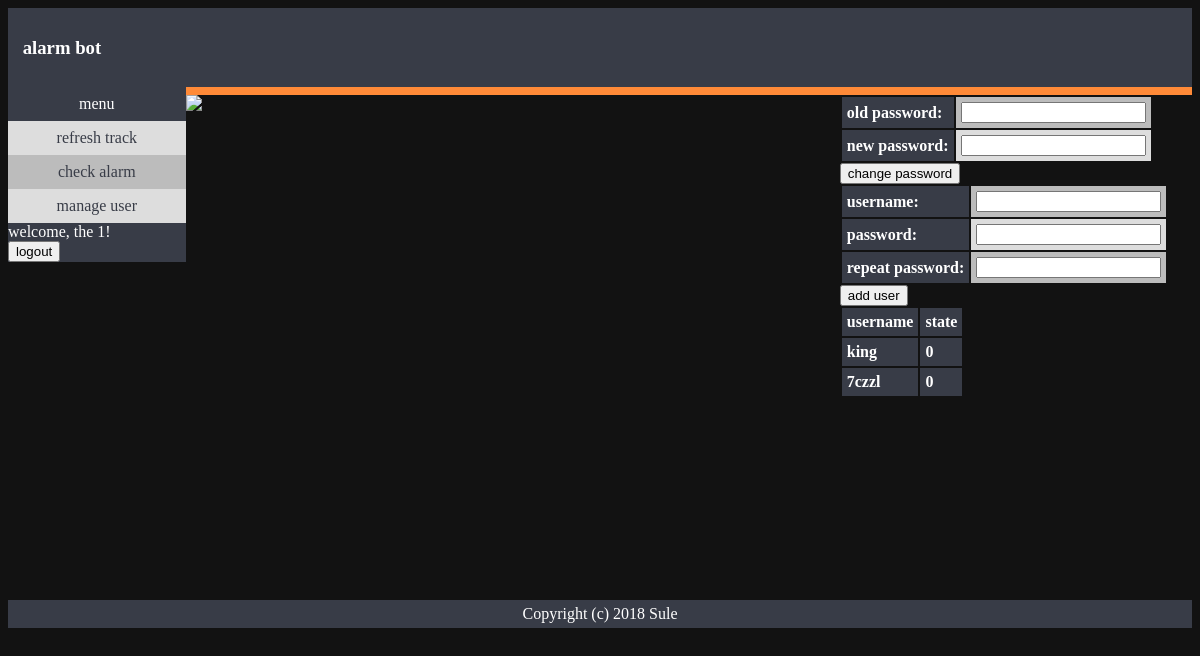
The app's page /panel/userpage/ (signed in) with its own data.
### panel/models.py (models this page shows)
class User(models.Model):
    username = models.TextField()
    password = models.TextField()
    state=models.IntegerField(default=0)
    level= models.IntegerField(default=1)

### panel/views.py (the view)
# urls.py: path('userpage/', views.userpage, name='userpage'),
def userpage(request):
    is_auth = getsession(request, 'is_auth', False)
    is_god = getsession(request, 'level', 0) == 0
    form_pwd = ChangePswForm()
    form_reg = RegisterForm()
    userlist = []
    usernm = getsession(request, 'username', 'stranger')
    if is_god:
        userlist = User.objects.filter(level=1)
    if is_auth:
        context = {
            'is_auth': is_auth,
            'is_god': is_god,
            'form_pwd': form_pwd,
            'form_reg': form_reg,
            'userlist': userlist,
            'username': usernm
        }
        return render(request, 'panel/manage.html', context)
    return HttpResponseForbidden()

### panel/forms.py (shortened to what this page needs)
class ChangePswForm(forms.Form):
    oldpassword = forms.CharField(label='old password', max_length=100, widget=forms.PasswordInput())
    newpassword = forms.CharField(label='new password', max_length=100, widget=forms.PasswordInput())

class RegisterForm(forms.Form):
    username = forms.CharField(label='username', max_length=100)
    password = forms.CharField(label='password', max_length=100, widget=forms.PasswordInput())
    password2 = forms.CharField(label='repeat password', max_length=100, widget=forms.PasswordInput())

### panel/views.py (called while the page is built)
def getsession(request, key, default):
    res = default
    if key in request.session:
        res = request.session[key]
    return res

### panel/templates/panel/manage.html (shortened to what this page needs)
{% extends "panel/panel.html" %} {% block page %}
<div>
    <form action="/panel/userpage/opt/0" method="post">
        <table>
            {{ form_pwd.as_table }}
        </table>
        <input type="submit" value="change password">
    </form>
</div>
{% if is_god %}
<div>
    <form action="/panel/userpage/opt/1" method="post">
        <table>
            {{ form_reg.as_table }}
        </table>
        <input type="submit" value="add user">
    </form>
</div>
<div>
    <table>
        <tbody>
            <tr>
                <th>username</th>
                <th>state</th>
            </tr>
            {% for user in userlist %}
            <tr onclick=deluser({{user.id}})>
                <th>{{user.username}}</th>
                <th>{{user.state}}</th>
            </tr>
            {% endfor %}
        </tbody>
    </table>
</div>
{% endif %} {% endblock page %}

### panel/static/panel/style.css (style rules this page uses)
#page td, #page th { padding: 5px; }
#page tr:nth-child(even) { background-color: #dddddd; }
#page tr:nth-child(odd) { background-color: #bcbcbc; }
#page th { text-align: left; background-color: #383c47; color: #ffffff; }
body { background-color: #121212; }
label[for=id_line], label[for=id_oldpassword] label[for=id_newpassword], label[for=id_password], label[for=id_username], { color: white; }

### records on screen
User: username "king", state "0"
User: username "7czzl", state "0"

### other values on screen
{{ username }} "1"
